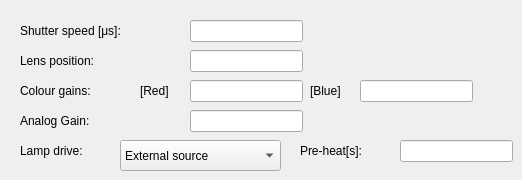
    <widget class="QWidget" name="tab">
     <attribute name="title">
      <string>Camera Settings</string>
     </attribute>
     <widget class="QLabel" name="label">
      <property name="geometry">
       <rect>
        <x>20</x>
        <y>20</y>
        <width>151</width>
        <height>21</height>
       </rect>
      </property>
      <property name="text">
       <string>Shutter speed [μs]:</string>
      </property>
     </widget>
     <widget class="QLabel" name="label_2">
      <property name="geometry">
       <rect>
        <x>20</x>
        <y>50</y>
        <width>121</width>
        <height>21</height>
       </rect>
      </property>
      <property name="text">
       <string>Lens position:</string>
      </property>
     </widget>
     <widget class="QLabel" name="label_3">
      <property name="geometry">
       <rect>
        <x>20</x>
        <y>80</y>
        <width>121</width>
        <height>21</height>
       </rect>
      </property>
      <property name="text">
       <string>Colour gains:</string>
      </property>
     </widget>
     <widget class="QLabel" name="label_5">
      <property name="geometry">
       <rect>
        <x>20</x>
        <y>110</y>
        <width>121</width>
        <height>21</height>
       </rect>
      </property>
      <property name="text">
       <string>Analog Gain:</string>
      </property>
     </widget>
     <widget class="QLineEdit" name="lineEdit">
      <property name="geometry">
       <rect>
        <x>190</x>
        <y>20</y>
        <width>113</width>
        <height>22</height>
       </rect>
      </property>
     </widget>
     <widget class="QLineEdit" name="lineEdit_2">
      <property name="geometry">
       <rect>
        <x>190</x>
        <y>50</y>
        <width>113</width>
        <height>22</height>
       </rect>
      </property>
     </widget>
     <widget class="QLineEdit" name="lineEdit_3">
      <property name="geometry">
       <rect>
        <x>190</x>
        <y>80</y>
        <width>113</width>
        <height>22</height>
       </rect>
      </property>
     </widget>
     <widget class="QLineEdit" name="lineEdit_5">
      <property name="geometry">
       <rect>
        <x>190</x>
        <y>110</y>
        <width>113</width>
        <height>22</height>
       </rect>
      </property>
     </widget>
     <widget class="QLineEdit" name="lineEdit_6">
      <property name="geometry">
       <rect>
        <x>360</x>
        <y>80</y>
        <width>113</width>
        <height>22</height>
       </rect>
      </property>
     </widget>
     <widget class="QLabel" name="label_6">
      <property name="geometry">
       <rect>
        <x>140</x>
        <y>70</y>
        <width>51</width>
        <height>41</height>
       </rect>
      </property>
      <property name="text">
       <string>[Red]</string>
      </property>
     </widget>
     <widget class="QLabel" name="label_7">
      <property name="geometry">
       <rect>
        <x>310</x>
        <y>70</y>
        <width>51</width>
        <height>41</height>
       </rect>
      </property>
      <property name="text">
       <string>[Blue]</string>
      </property>
     </widget>
     <widget class="QLabel" name="label_16">
      <property name="geometry">
       <rect>
        <x>20</x>
        <y>140</y>
        <width>91</width>
        <height>21</height>
       </rect>
      </property>
      <property name="text">
       <string>Lamp drive:</string>
      </property>
     </widget>
     <widget class="QComboBox" name="comboBox">
      <property name="geometry">
       <rect>
        <x>120</x>
        <y>140</y>
        <width>161</width>
        <height>31</height>
       </rect>
      </property>
      <item>
       <property name="text">
        <string>External source</string>
       </property>
      </item>
      <item>
       <property name="text">
        <string>GPIO4 (Pin 7)</string>
       </property>
      </item>
      <item>
       <property name="text">
        <string>GPIO5 (Pin 29)</string>
       </property>
      </item>
      <item>
       <property name="text">
        <string>GPIO6 (Pin 31)</string>
       </property>
      </item>
      <item>
       <property name="text">
        <string>GPIO7 (Pin 26)</string>
       </property>
      </item>
      <item>
       <property name="text">
        <string>GPIO8 (Pin 24)</string>
       </property>
      </item>
      <item>
       <property name="text">
        <string>GPIO9 (Pin 21)</string>
       </property>
      </item>
      <item>
       <property name="text">
        <string>GPIO10 (Pin 19)</string>
       </property>
      </item>
      <item>
       <property name="text">
        <string>GPIO11 (Pin 23)</string>
       </property>
      </item>
      <item>
       <property name="text">
        <string>GPIO12 (Pin 32)</string>
       </property>
      </item>
      <item>
       <property name="text">
        <string>GPIO13 (Pin 33)</string>
       </property>
      </item>
      <item>
       <property name="text">
        <string>GPIO16 (Pin 36)</string>
       </property>
      </item>
      <item>
       <property name="text">
        <string>GPIO17 (Pin 11)</string>
       </property>
      </item>
      <item>
       <property name="text">
        <string>GPIO18 (Pin 12)</string>
       </property>
      </item>
      <item>
       <property name="text">
        <string>GPIO19 (Pin 35)</string>
       </property>
      </item>
      <item>
       <property name="text">
        <string>GPIO20 (Pin 38)</string>
       </property>
      </item>
      <item>
       <property name="text">
        <string>GPIO21 (Pin 40)</string>
       </property>
      </item>
      <item>
       <property name="text">
        <string>GPIO22 (Pin 15)</string>
       </property>
      </item>
      <item>
       <property name="text">
        <string>GPIO23 (Pin 16)</string>
       </property>
      </item>
      <item>
       <property name="text">
        <string>GPIO24 (Pin 18)</string>
       </property>
      </item>
      <item>
       <property name="text">
        <string>GPIO25 (Pin 22)</string>
       </property>
      </item>
      <item>
       <property name="text">
        <string>GPIO26 (Pin 37)</string>
       </property>
      </item>
      <item>
       <property name="text">
        <string>GPIO27 (Pin 13)</string>
       </property>
      </item>
     </widget>
     <widget class="QLabel" name="label_23">
      <property name="geometry">
       <rect>
        <x>300</x>
        <y>140</y>
        <width>91</width>
        <height>21</height>
       </rect>
      </property>
      <property name="text">
       <string>Pre-heat[s]:</string>
      </property>
     </widget>
     <widget class="QLineEdit" name="lineEdit_18">
      <property name="geometry">
       <rect>
        <x>400</x>
        <y>140</y>
        <width>113</width>
        <height>22</height>
       </rect>
      </property>
     </widget>
    </widget>
